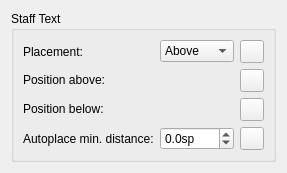
      <widget class="QWidget" name="PageStaffText">
       <layout class="QGridLayout" name="gridLayout_34">
        <item row="0" column="0">
         <widget class="QGroupBox" name="groupBox_staffText">
          <property name="title">
           <string>Staff Text</string>
          </property>
          <layout class="QGridLayout" name="gridLayout_33">
           <item row="1" column="3">
            <spacer name="horizontalSpacer_45">
             <property name="orientation">
              <enum>Qt::Horizontal</enum>
             </property>
             <property name="sizeHint" stdset="0">
              <size>
               <width>0</width>
               <height>0</height>
              </size>
             </property>
            </spacer>
           </item>
           <item row="1" column="2">
            <widget class="QToolButton" name="resetStaffTextPosAbove">
             <property name="toolTip">
              <string>Reset to default</string>
             </property>
             <property name="accessibleName">
              <string>Reset 'Position above' value</string>
             </property>
             <property name="text">
              <string notr="true"/>
             </property>
            </widget>
           </item>
           <item row="0" column="0">
            <widget class="QLabel" name="label_178">
             <property name="text">
              <string>Placement:</string>
             </property>
             <property name="buddy">
              <cstring>staffTextPlacement</cstring>
             </property>
            </widget>
           </item>
           <item row="3" column="0">
            <widget class="QLabel" name="label_180">
             <property name="text">
              <string>Autoplace min. distance:</string>
             </property>
             <property name="buddy">
              <cstring>staffTextMinDistance</cstring>
             </property>
            </widget>
           </item>
           <item row="3" column="1">
            <widget class="QDoubleSpinBox" name="staffTextMinDistance">
             <property name="sizePolicy">
              <sizepolicy hsizetype="Preferred" vsizetype="Fixed">
               <horstretch>0</horstretch>
               <verstretch>0</verstretch>
              </sizepolicy>
             </property>
             <property name="suffix">
              <string>sp</string>
             </property>
             <property name="decimals">
              <number>1</number>
             </property>
             <property name="minimum">
              <double>-100.000000000000000</double>
             </property>
             <property name="singleStep">
              <double>0.500000000000000</double>
             </property>
            </widget>
           </item>
           <item row="2" column="2">
            <widget class="QToolButton" name="resetStaffTextPosBelow">
             <property name="toolTip">
              <string>Reset to default</string>
             </property>
             <property name="accessibleName">
              <string>Reset 'Position below' value</string>
             </property>
             <property name="text">
              <string notr="true"/>
             </property>
            </widget>
           </item>
           <item row="1" column="1">
            <widget class="mu::notation::OffsetSelect" name="staffTextPosAbove" native="true"/>
           </item>
           <item row="0" column="2">
            <widget class="QToolButton" name="resetStaffTextPlacement">
             <property name="toolTip">
              <string>Reset to default</string>
             </property>
             <property name="accessibleName">
              <string>Reset 'Placement' value</string>
             </property>
             <property name="text">
              <string notr="true"/>
             </property>
            </widget>
           </item>
           <item row="2" column="1">
            <widget class="mu::notation::OffsetSelect" name="staffTextPosBelow" native="true"/>
           </item>
           <item row="2" column="0">
            <widget class="QLabel" name="label_176">
             <property name="sizePolicy">
              <sizepolicy hsizetype="Fixed" vsizetype="Fixed">
               <horstretch>0</horstretch>
               <verstretch>0</verstretch>
              </sizepolicy>
             </property>
             <property name="text">
              <string>Position below:</string>
             </property>
             <property name="buddy">
              <cstring>staffTextPosBelow</cstring>
             </property>
            </widget>
           </item>
           <item row="0" column="1">
            <widget class="QComboBox" name="staffTextPlacement">
             <item>
              <property name="text">
               <string notr="true">Above</string>
              </property>
             </item>
             <item>
              <property name="text">
               <string notr="true">Below</string>
              </property>
             </item>
            </widget>
           </item>
           <item row="1" column="0">
            <widget class="QLabel" name="label_177">
             <property name="sizePolicy">
              <sizepolicy hsizetype="Fixed" vsizetype="Fixed">
               <horstretch>0</horstretch>
               <verstretch>0</verstretch>
              </sizepolicy>
             </property>
             <property name="text">
              <string>Position above:</string>
             </property>
             <property name="buddy">
              <cstring>staffTextPosAbove</cstring>
             </property>
            </widget>
           </item>
           <item row="3" column="2">
            <widget class="QToolButton" name="resetStaffTextMinDistance">
             <property name="toolTip">
              <string>Reset to default</string>
             </property>
             <property name="accessibleName">
              <string>Reset 'Position below' value</string>
             </property>
             <property name="text">
              <string notr="true"/>
             </property>
            </widget>
           </item>
          </layout>
         </widget>
        </item>
        <item row="1" column="0">
         <spacer name="verticalSpacer_30">
          <property name="orientation">
           <enum>Qt::Vertical</enum>
          </property>
          <property name="sizeHint" stdset="0">
           <size>
            <width>0</width>
            <height>0</height>
           </size>
          </property>
         </spacer>
        </item>
       </layout>
      </widget>
